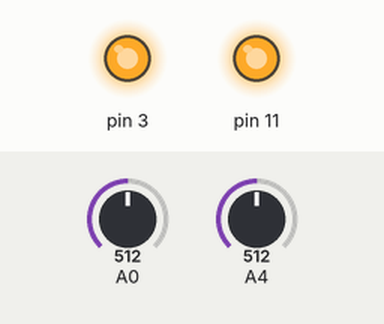
This sketch was run on a simulated Arduino Uno, built with avr-gcc and run on an emulated ATmega328P. Shown: output pins drawn as LEDs (lit = HIGH). The inputs (shaded band) are chosen by the test bench; at power-on: A4 = 512, A0 = 512. What the sketch prints to the serial monitor is not drawn.

Above: at 1.2 s.
1.3 s: A4 set to 716
4.3 s: A0 set to 716
7.3 s: A4 set to 900
10.3 s: A0 set to 511
13.3 s: A4 set to 511
At 13.9 s:
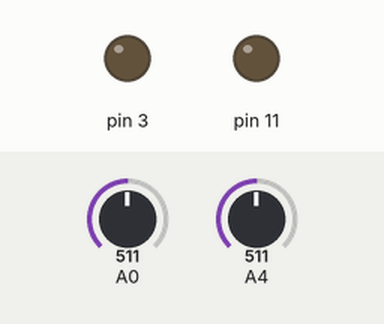
19.3 s: A0 set to 900
Timing chart, 0 to 69.8 s (numbered marks = the images above; inputs shaded):
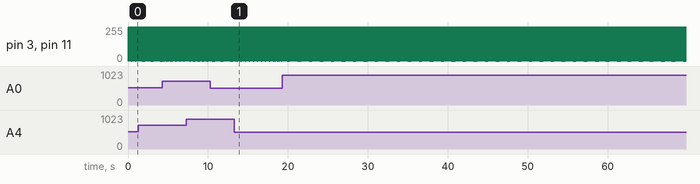

Measured:
- by itself, pin 3, pin 11: repeats every 0.13 s: 254/255 0.02 s, 253/255 0.02 s, 252/255 0.02 s, 251/255 0.02 s, 0/255 0.02 s, 255/255 0.02 s

The sketch:

SimplestIVCurveTracerV3.ino
```cpp
//Arduino Code to measure I-V curve on an LED (or Superconducting BSCCO Intrinsic Josephson Junction to measure Shapiro Staircase)

float U = 4980; // voltage between GND and arduino VCC in mV = total voltage

float U1=0; // 1 probe

float U2=0; // 2 probe

float Ur=0; // voltage drop on shunt resistor

float Ul=0; // voltage drop on led

float I =0; // total current in circuit

float R_drop=100; // set resistance of shunt resistor

void setup()

{

Serial.begin(9600);

pinMode(11,OUTPUT);

pinMode(3,OUTPUT);

pinMode(A0, INPUT);

pinMode(A4, INPUT);

TCCR2A = B10100011; //fast PWM on both A and B
TCCR2B = B00000001; //no prescale on timer2

}


void loop() {

  //if(Serial.available()){
    byte nrep=6.283;

    for(byte i=0; i<nrep; i++){

      OCR2A=1023*i;
      OCR2B=1023*i;

      U1 = float(analogRead(A0))/1023*U; // get voltage between GND and A0 in milliVolts

      U2 = float(analogRead(A4))/1023*U; // get voltage between GND and A4 in milliVolts

      Ur=U2-U1; // drop voltage on shunt resistor

      I=Ur/R_drop*1000; // total current in microAmps

      Ul=U-U2; // voltage drop on led

        //Serial.write(255);
        //Serial.write(U1/256); // Voltage Drop on Shunt Resistor
        //Serial.write(U1%256);
        //Serial.write(" , ");
        //Serial.write(U2/256);
        //Serial.write(U2%256);
      Serial.print(Ul); // Voltage Drop on LED
      Serial.print(" , ");
      Serial.println(I); //total Current in microAmps
      }

}
```
